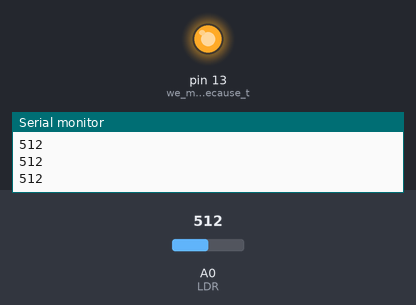
Bench run of a sketch on a simulated Arduino Uno, built with avr-gcc and run on an emulated ATmega328P. On the bench: output pins drawn as LEDs (lit = HIGH), the last lines printed to the serial monitor. The inputs (shaded band) are chosen by the test bench; at power-on: A0 (LDR) = 512.

Above: at 1.2 s.
1.3 s: A0 (LDR) set to 686
2.8 s: A0 (LDR) set to 717
At 3.7 s:
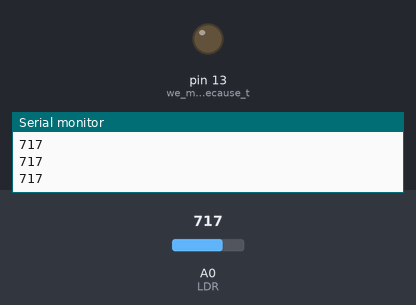
4.3 s: A0 (LDR) set to 511
At 5.1 s:
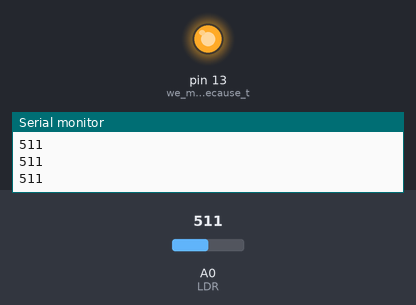
5.8 s: A0 (LDR) set to 716
At 6.6 s:
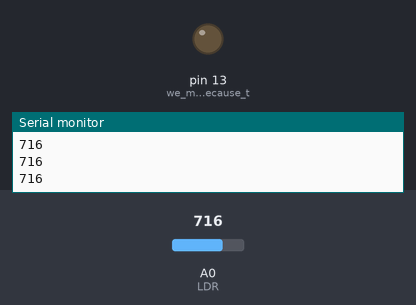
Timing chart, 0 to 8.3 s (numbered marks = the images above; inputs shaded):
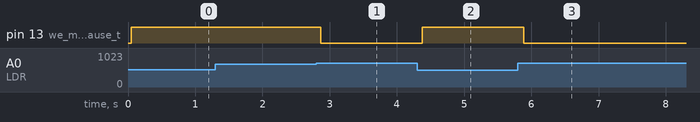

Measured:
- the behaviour switches between 699 and 700 on A0 (LDR) (found by bisection; images 0 and 1)
- after the input at 2.8 s, pin 13 (we_mostly_use13_because_t): HIGH → LOW after 0.07 s
- after the input at 4.3 s, pin 13 (we_mostly_use13_because_t): LOW → HIGH after 0.08 s
- after the input at 5.8 s, pin 13 (we_mostly_use13_because_t): HIGH → LOW after 0.08 s

The sketch:

light_sensor.ino
```cpp
int LDR = 0;                                //analog pin to which LDR is connected, here we set it to 0 so it means A0
int LDRValue = 0;                    //that’s a variable to store LDR values
int light_sensitivity = 700;  //This is the approx value of light surrounding your LDR

void setup()
  {
    Serial.begin(9600);            //start the serial monitor with 9600 buad
    pinMode(13, OUTPUT);     //we mostly use13 because there is already a built in yellow LED in arduino which shows output when 13 pin is enabled
  }

void loop()
  {
    LDRValue = analogRead(LDR);          //reads the ldr’s value through LDR which we have set to Analog input 0 “A0″
    Serial.println(LDRValue);                  //prints the LDR values to serial monitor
    delay(50);                                                //This is the speed by which LDR sends value to arduino

    if (LDRValue < light_sensitivity)
      {
        digitalWrite(13, HIGH);
      }
    else
      {
        digitalWrite(13, LOW);
      }
  }
```
